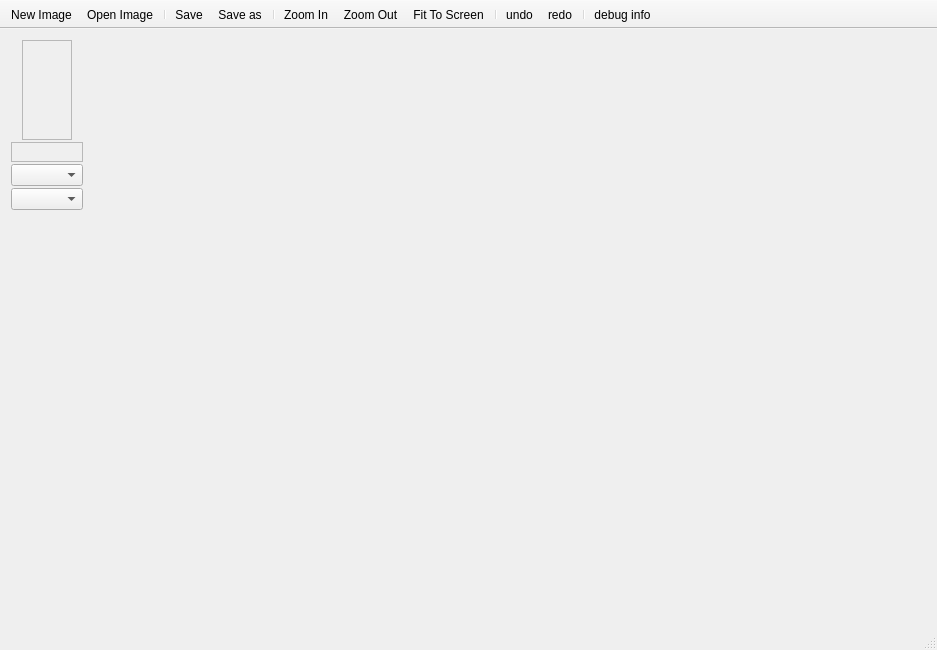
<?xml version="1.0" encoding="UTF-8"?>
<ui version="4.0">
 <class>MainWindow</class>
 <widget class="QMainWindow" name="MainWindow">
  <property name="geometry">
   <rect>
    <x>0</x>
    <y>0</y>
    <width>937</width>
    <height>650</height>
   </rect>
  </property>
  <property name="sizePolicy">
   <sizepolicy hsizetype="Ignored" vsizetype="Ignored">
    <horstretch>0</horstretch>
    <verstretch>0</verstretch>
   </sizepolicy>
  </property>
  <property name="minimumSize">
   <size>
    <width>937</width>
    <height>650</height>
   </size>
  </property>
  <property name="windowTitle">
   <string>Simple Painter</string>
  </property>
  <property name="windowIcon">
   <iconset resource="icons.qrc">
    <normaloff>:/icons/icons/palette.png</normaloff>:/icons/icons/palette.png</iconset>
  </property>
  <widget class="QWidget" name="centralWidget">
   <layout class="QHBoxLayout" name="horizontalLayout" stretch="0,10">
    <property name="spacing">
     <number>2</number>
    </property>
    <item>
     <layout class="QVBoxLayout" name="verticalLayout" stretch="0,0,0,0,0,0">
      <property name="spacing">
       <number>2</number>
      </property>
      <item alignment="Qt::AlignHCenter">
       <widget class="ToolBucket" name="tools">
        <property name="minimumSize">
         <size>
          <width>50</width>
          <height>100</height>
         </size>
        </property>
        <property name="maximumSize">
         <size>
          <width>0</width>
          <height>16777215</height>
         </size>
        </property>
        <property name="frameShape">
         <enum>QFrame::StyledPanel</enum>
        </property>
        <property name="frameShadow">
         <enum>QFrame::Raised</enum>
        </property>
       </widget>
      </item>
      <item>
       <widget class="CP::ColorPickerV" name="colorPicker">
        <property name="minimumSize">
         <size>
          <width>20</width>
          <height>20</height>
         </size>
        </property>
        <property name="maximumSize">
         <size>
          <width>50000</width>
          <height>50000</height>
         </size>
        </property>
        <property name="frameShape">
         <enum>QFrame::StyledPanel</enum>
        </property>
        <property name="frameShadow">
         <enum>QFrame::Raised</enum>
        </property>
       </widget>
      </item>
      <item>
       <widget class="StyleSelector" name="styleselector">
        <property name="maximumSize">
         <size>
          <width>78</width>
          <height>16777215</height>
         </size>
        </property>
       </widget>
      </item>
      <item>
       <widget class="WidthSelector" name="widthselector">
        <property name="maximumSize">
         <size>
          <width>78</width>
          <height>16777215</height>
         </size>
        </property>
        <property name="sizeAdjustPolicy">
         <enum>QComboBox::AdjustToContents</enum>
        </property>
       </widget>
      </item>
      <item alignment="Qt::AlignHCenter">
       <widget class="FillSelector" name="fillselector">
        <property name="minimumSize">
         <size>
          <width>0</width>
          <height>20</height>
         </size>
        </property>
        <property name="frameShape">
         <enum>QFrame::StyledPanel</enum>
        </property>
        <property name="frameShadow">
         <enum>QFrame::Raised</enum>
        </property>
       </widget>
      </item>
      <item>
       <spacer name="verticalSpacer">
        <property name="orientation">
         <enum>Qt::Vertical</enum>
        </property>
        <property name="sizeHint" stdset="0">
         <size>
          <width>20</width>
          <height>40</height>
         </size>
        </property>
       </spacer>
      </item>
     </layout>
    </item>
    <item>
     <widget class="Canvas" name="renderArea" native="true"/>
    </item>
   </layout>
  </widget>
  <widget class="QMenuBar" name="menuBar">
   <property name="geometry">
    <rect>
     <x>0</x>
     <y>0</y>
     <width>937</width>
     <height>27</height>
    </rect>
   </property>
  </widget>
  <widget class="QToolBar" name="mainToolBar">
   <property name="autoFillBackground">
    <bool>false</bool>
   </property>
   <property name="movable">
    <bool>false</bool>
   </property>
   <property name="allowedAreas">
    <set>Qt::TopToolBarArea</set>
   </property>
   <property name="floatable">
    <bool>false</bool>
   </property>
   <attribute name="toolBarArea">
    <enum>TopToolBarArea</enum>
   </attribute>
   <attribute name="toolBarBreak">
    <bool>false</bool>
   </attribute>
   <addaction name="actionNew_Image"/>
   <addaction name="actionOpen_Image"/>
   <addaction name="separator"/>
   <addaction name="action_Save"/>
   <addaction name="actionSave_as"/>
   <addaction name="separator"/>
   <addaction name="actionZoom_In"/>
   <addaction name="actionZoom_Out"/>
   <addaction name="actionFit_To_Screen"/>
   <addaction name="separator"/>
   <addaction name="actionUndo"/>
   <addaction name="actionRedo"/>
   <addaction name="separator"/>
   <addaction name="actionDebug_info"/>
  </widget>
  <widget class="QStatusBar" name="statusBar"/>
  <action name="action_Save">
   <property name="icon">
    <iconset resource="icons.qrc">
     <normaloff>:/icons/icons/disk-black.png</normaloff>:/icons/icons/disk-black.png</iconset>
   </property>
   <property name="text">
    <string>&amp;Save</string>
   </property>
   <property name="toolTip">
    <string>Save</string>
   </property>
  </action>
  <action name="actionSave_as">
   <property name="icon">
    <iconset resource="icons.qrc">
     <normaloff>:/icons/icons/disk.png</normaloff>:/icons/icons/disk.png</iconset>
   </property>
   <property name="text">
    <string>Save &amp;as</string>
   </property>
   <property name="toolTip">
    <string>Save as</string>
   </property>
  </action>
  <action name="actionNew_Image">
   <property name="icon">
    <iconset resource="icons.qrc">
     <normaloff>:/icons/icons/document.png</normaloff>:/icons/icons/document.png</iconset>
   </property>
   <property name="text">
    <string>New Image</string>
   </property>
   <property name="toolTip">
    <string>New Image</string>
   </property>
  </action>
  <action name="actionZoom_In">
   <property name="icon">
    <iconset resource="icons.qrc">
     <normaloff>:/icons/icons/magnifier-zoom-in.png</normaloff>:/icons/icons/magnifier-zoom-in.png</iconset>
   </property>
   <property name="text">
    <string>Zoom In</string>
   </property>
   <property name="toolTip">
    <string>Zoom in</string>
   </property>
  </action>
  <action name="actionZoom_Out">
   <property name="icon">
    <iconset resource="icons.qrc">
     <normaloff>:/icons/icons/magnifier-zoom-out.png</normaloff>:/icons/icons/magnifier-zoom-out.png</iconset>
   </property>
   <property name="text">
    <string>Zoom Out</string>
   </property>
   <property name="toolTip">
    <string>Zoom Out</string>
   </property>
  </action>
  <action name="actionFit_To_Screen">
   <property name="icon">
    <iconset resource="icons.qrc">
     <normaloff>:/icons/icons/magnifier-zoom-fit.png</normaloff>:/icons/icons/magnifier-zoom-fit.png</iconset>
   </property>
   <property name="text">
    <string>Fit To Screen</string>
   </property>
   <property name="toolTip">
    <string>Fit To Screen</string>
   </property>
  </action>
  <action name="actionOpen_Image">
   <property name="icon">
    <iconset resource="icons.qrc">
     <normaloff>:/icons/icons/disk.png</normaloff>:/icons/icons/disk.png</iconset>
   </property>
   <property name="text">
    <string>Open Image</string>
   </property>
  </action>
  <action name="actionCut">
   <property name="text">
    <string>Cut</string>
   </property>
  </action>
  <action name="actionCopy">
   <property name="text">
    <string>Copy</string>
   </property>
  </action>
  <action name="actionPaste">
   <property name="text">
    <string>Paste</string>
   </property>
  </action>
  <action name="actionDelete">
   <property name="text">
    <string>Delete</string>
   </property>
  </action>
  <action name="actionUndo">
   <property name="icon">
    <iconset resource="icons.qrc">
     <normaloff>:/icons/icons/arrow-circle-left.png</normaloff>:/icons/icons/arrow-circle-left.png</iconset>
   </property>
   <property name="text">
    <string>undo</string>
   </property>
  </action>
  <action name="actionRedo">
   <property name="icon">
    <iconset resource="icons.qrc">
     <normaloff>:/icons/icons/arrow-circle.png</normaloff>:/icons/icons/arrow-circle.png</iconset>
   </property>
   <property name="text">
    <string>redo</string>
   </property>
  </action>
  <action name="actionDebug_info">
   <property name="icon">
    <iconset resource="icons.qrc">
     <normaloff>:/icons/icons/gear.png</normaloff>:/icons/icons/gear.png</iconset>
   </property>
   <property name="text">
    <string>debug info</string>
   </property>
  </action>
 </widget>
 <layoutdefault spacing="6" margin="11"/>
 <customwidgets>
  <customwidget>
   <class>ToolBucket</class>
   <extends>QFrame</extends>
   <header>toolbucket.h</header>
   <container>1</container>
  </customwidget>
  <customwidget>
   <class>WidthSelector</class>
   <extends>QComboBox</extends>
   <header>selectors.h</header>
  </customwidget>
  <customwidget>
   <class>StyleSelector</class>
   <extends>QComboBox</extends>
   <header>selectors.h</header>
  </customwidget>
  <customwidget>
   <class>CP::ColorPickerV</class>
   <extends>QFrame</extends>
   <header>colorpicker.h</header>
   <container>1</container>
  </customwidget>
  <customwidget>
   <class>FillSelector</class>
   <extends>QFrame</extends>
   <header>selectors.h</header>
   <container>1</container>
  </customwidget>
  <customwidget>
   <class>Canvas</class>
   <extends>QWidget</extends>
   <header>canvas.h</header>
   <container>1</container>
  </customwidget>
 </customwidgets>
 <resources>
  <include location="icons.qrc"/>
 </resources>
 <connections/>
</ui>
